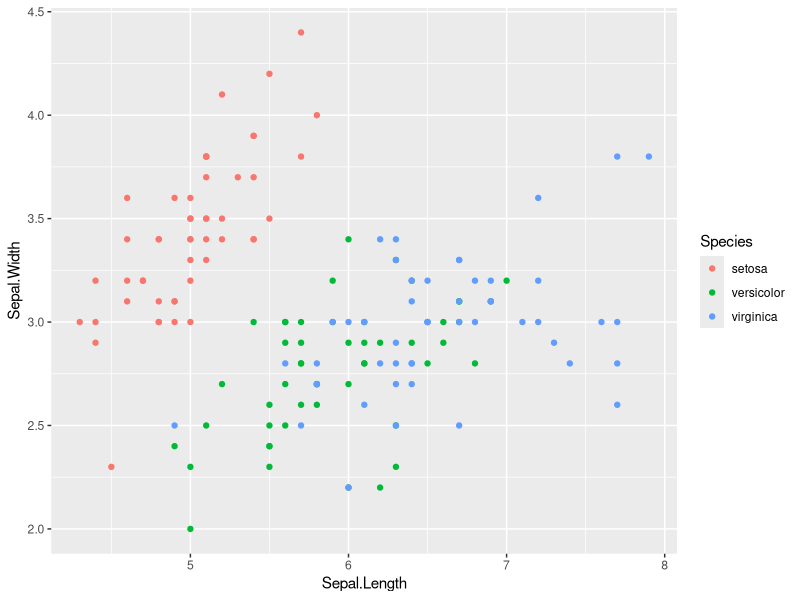
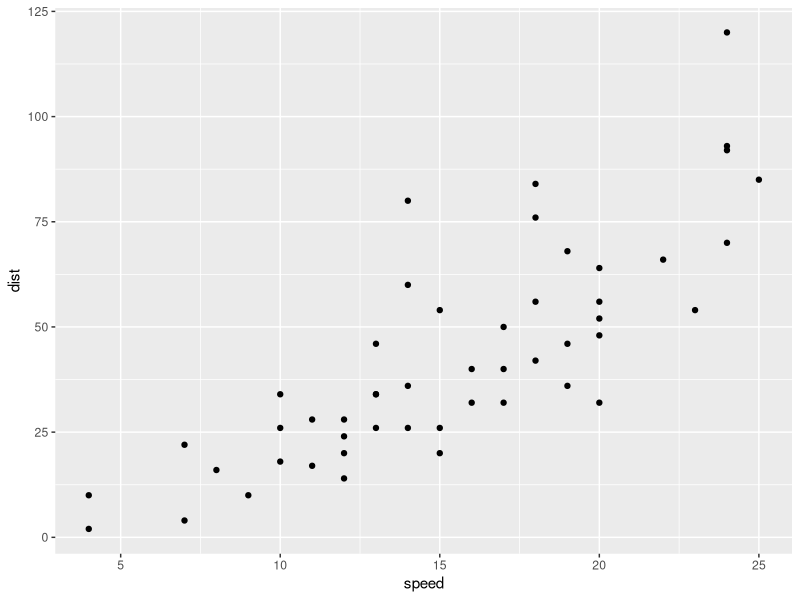
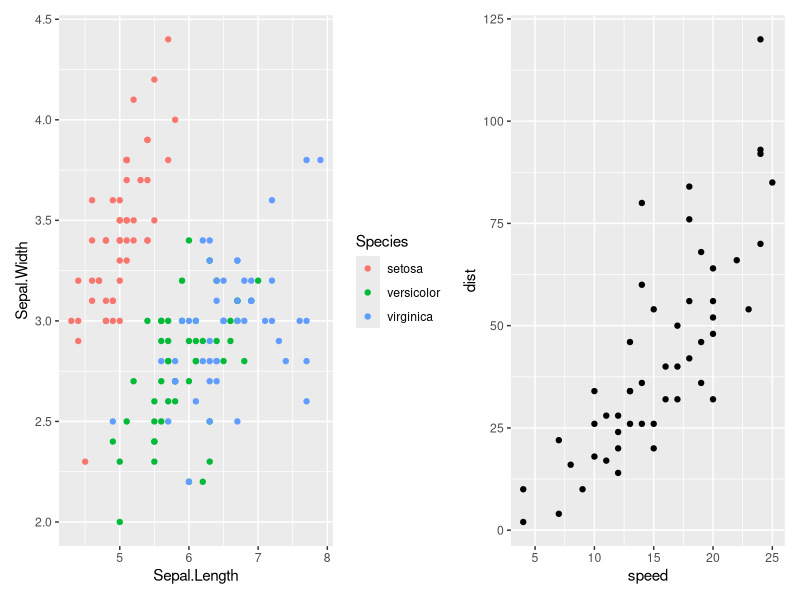

These figures' R source, in order:
## ---- chunk 1
library(tidyverse)
library(patchwork)

p1 <- iris %>%
    ggplot() +
    geom_point(aes(Sepal.Length, Sepal.Width, color = Species))


p2 <- cars %>%
    ggplot() +
    geom_point(aes(speed, dist))

p3 <- p1 + p2

